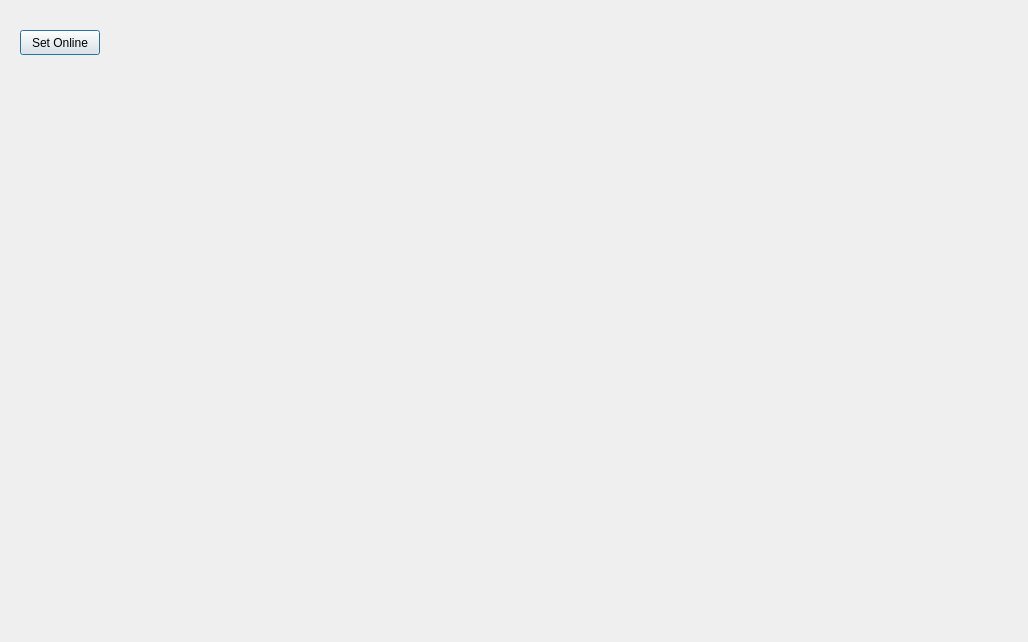
<?xml version="1.0" encoding="UTF-8"?>
<ui version="4.0">
 <class>FriendsDebugGui</class>
 <widget class="QDialog" name="FriendsDebugGui">
  <property name="geometry">
   <rect>
    <x>0</x>
    <y>0</y>
    <width>1028</width>
    <height>642</height>
   </rect>
  </property>
  <property name="windowTitle">
   <string>Dialog</string>
  </property>
  <widget class="QPushButton" name="pushButton">
   <property name="geometry">
    <rect>
     <x>20</x>
     <y>30</y>
     <width>80</width>
     <height>25</height>
    </rect>
   </property>
   <property name="text">
    <string>Set Online</string>
   </property>
  </widget>
 </widget>
 <resources/>
 <connections/>
</ui>
